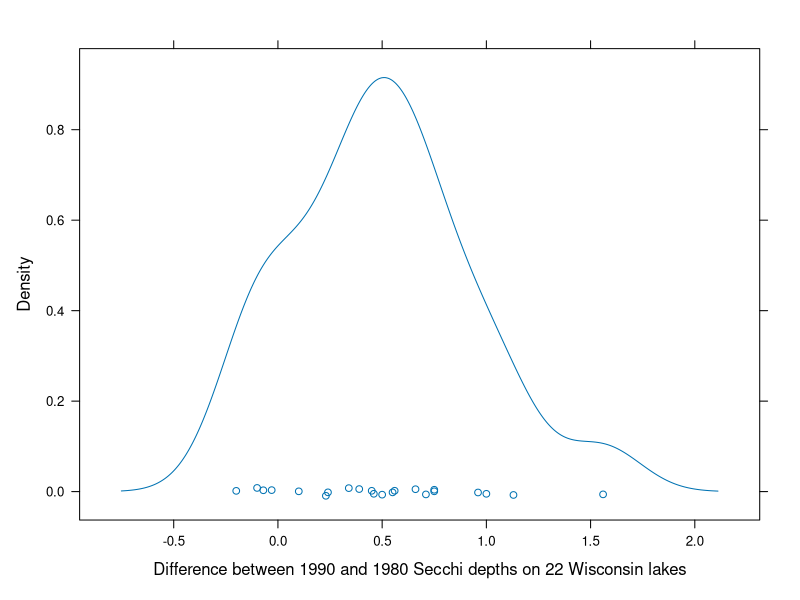

Generate this figure with R: (Note: this script raises an error after producing the figure.)
## ---- chunk 1
library(lattice)
## ---- chunk 2
Secchi <- within(
    data.frame(d80=c(2.11,1.79,2.71,1.89,1.69,1.71,2.01,1.36,2.08,1.10,1.29,
                     2.11,2.47,1.67,1.78,1.68,1.47,1.67,2.31,1.76,1.58,2.55),
               d90=c(3.67,1.72,3.46,2.60,2.03,2.10,3.01,1.82,2.64,2.23,1.39,
                     2.08,2.92,1.90,2.44,2.23,2.43,1.91,3.06,2.26,1.48,2.35)),
    diff <- d90 - d80)
str(Secchi)
sum(Secchi$diff)
## ---- chunk 3
densityplot(~diff, Secchi, 
       xlab="Difference between 1990 and 1980 Secchi depths on 22 Wisconsin lakes")
## ---- chunk 4
(gg <- expand.grid(c(-1,1),c(-1,1),c(-1,1)))
(mm <- Secchi$diff[1:3] * t(data.matrix(gg)))
colSums(mm)
## ---- chunk 5
system.time(
    refd <- colSums(Secchi$diff * 
                        t(data.matrix(
                            do.call(expand.grid,lapply(1:22, function(i) c(-1,1))
                                    )))))
gc()
## ---- chunk 6
densityplot(~refd, plot.points=FALSE,xlab="Reference distribution of signed sums",ref=TRUE)
## ---- chunk 7
sum(refd >= sum(Secchi$diff))/length(refd)
## ---- chunk 8
set.seed(1234321)
rbinom(22,1,0.5)
## ---- chunk 9
set.seed(1234321)
c(-1,1)[1 + (runif(22) > 0.5)]
## ---- chunk 10
ns <- 100000L
system.time(refsamp <- colSums(Secchi$diff * matrix(c(-1,1)[1 + (runif(22*ns)>0.5)],nrow=22)))
## ---- chunk 11
densityplot(~refsamp, plot.points=FALSE,xlab="Sampled Reference distribution of signed sums",ref=TRUE)
## ---- chunk 12
sum(refsamp >= sum(Secchi$diff))/length(refsamp)
## ---- chunk 13
treats <- c(4,3,5,0,5,4,5,6,1,7,6,3,7,1,3,6,3,5,1,2)
## ---- chunk 14
tuna <- c(2,3,4,6,10,12,14,17,19,20)
## ---- chunk 15
sum(treats[tuna])
## ---- chunk 16
sum(treats) - sum(treats[tuna])
## ---- chunk 17
choose(20L,10L)
## ---- chunk 18
system.time(tunaref <- replicate(100000,sum(sample(treats,10L))))
## ---- chunk 19
histogram(~tunaref,breaks=seq(min(tunaref)-0.5, max(tunaref)+0.5,by=1.0),xlab="Sample from the reference distribution of sums")
## ---- chunk 20
sum(tunaref <= 29)/length(tunaref)
